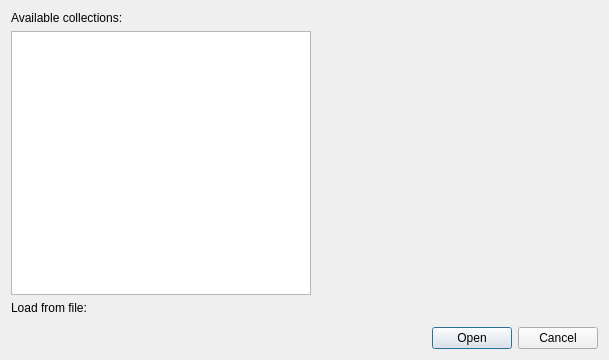
<?xml version="1.0" encoding="UTF-8"?>
<ui version="4.0">
 <class>LoadProject</class>
 <widget class="QDialog" name="LoadProject">
  <property name="geometry">
   <rect>
    <x>0</x>
    <y>0</y>
    <width>609</width>
    <height>360</height>
   </rect>
  </property>
  <property name="windowTitle">
   <string>Dialog</string>
  </property>
  <layout class="QVBoxLayout" name="verticalLayout_3">
   <item>
    <widget class="QLabel" name="label">
     <property name="text">
      <string>Available collections:</string>
     </property>
    </widget>
   </item>
   <item>
    <layout class="QHBoxLayout" name="horizontalLayout">
     <item>
      <layout class="QVBoxLayout" name="verticalLayout">
       <item>
        <widget class="QListWidget" name="listWidget">
         <property name="minimumSize">
          <size>
           <width>300</width>
           <height>0</height>
          </size>
         </property>
         <property name="maximumSize">
          <size>
           <width>300</width>
           <height>16777215</height>
          </size>
         </property>
        </widget>
       </item>
       <item>
        <widget class="QLabel" name="label_2">
         <property name="text">
          <string>Load from file:</string>
         </property>
        </widget>
       </item>
       <item>
        <widget class="KUrlRequester" name="kurlrequester">
         <property name="sizePolicy">
          <sizepolicy hsizetype="Minimum" vsizetype="Minimum">
           <horstretch>0</horstretch>
           <verstretch>0</verstretch>
          </sizepolicy>
         </property>
         <property name="minimumSize">
          <size>
           <width>300</width>
           <height>0</height>
          </size>
         </property>
         <property name="maximumSize">
          <size>
           <width>300</width>
           <height>16777215</height>
          </size>
         </property>
         <property name="filter">
          <string>*.ini</string>
         </property>
        </widget>
       </item>
      </layout>
     </item>
     <item>
      <layout class="QVBoxLayout" name="verticalLayout_2">
       <item>
        <widget class="QLabel" name="labelName">
         <property name="font">
          <font>
           <weight>75</weight>
           <bold>true</bold>
          </font>
         </property>
         <property name="text">
          <string/>
         </property>
         <property name="wordWrap">
          <bool>true</bool>
         </property>
        </widget>
       </item>
       <item>
        <widget class="QLabel" name="labelDescription">
         <property name="sizePolicy">
          <sizepolicy hsizetype="MinimumExpanding" vsizetype="Preferred">
           <horstretch>0</horstretch>
           <verstretch>0</verstretch>
          </sizepolicy>
         </property>
         <property name="text">
          <string/>
         </property>
         <property name="wordWrap">
          <bool>true</bool>
         </property>
        </widget>
       </item>
       <item>
        <spacer name="verticalSpacer">
         <property name="orientation">
          <enum>Qt::Vertical</enum>
         </property>
         <property name="sizeHint" stdset="0">
          <size>
           <width>20</width>
           <height>40</height>
          </size>
         </property>
        </spacer>
       </item>
      </layout>
     </item>
    </layout>
   </item>
   <item>
    <widget class="QDialogButtonBox" name="buttonBox">
     <property name="orientation">
      <enum>Qt::Horizontal</enum>
     </property>
     <property name="standardButtons">
      <set>QDialogButtonBox::Cancel|QDialogButtonBox::Open</set>
     </property>
    </widget>
   </item>
  </layout>
 </widget>
 <customwidgets>
  <customwidget>
   <class>KUrlRequester</class>
   <extends>QFrame</extends>
   <header>kurlrequester.h</header>
  </customwidget>
 </customwidgets>
 <resources/>
 <connections>
  <connection>
   <sender>buttonBox</sender>
   <signal>accepted()</signal>
   <receiver>LoadProject</receiver>
   <slot>accept()</slot>
   <hints>
    <hint type="sourcelabel">
     <x>248</x>
     <y>254</y>
    </hint>
    <hint type="destinationlabel">
     <x>157</x>
     <y>274</y>
    </hint>
   </hints>
  </connection>
  <connection>
   <sender>buttonBox</sender>
   <signal>rejected()</signal>
   <receiver>LoadProject</receiver>
   <slot>reject()</slot>
   <hints>
    <hint type="sourcelabel">
     <x>316</x>
     <y>260</y>
    </hint>
    <hint type="destinationlabel">
     <x>286</x>
     <y>274</y>
    </hint>
   </hints>
  </connection>
 </connections>
</ui>
